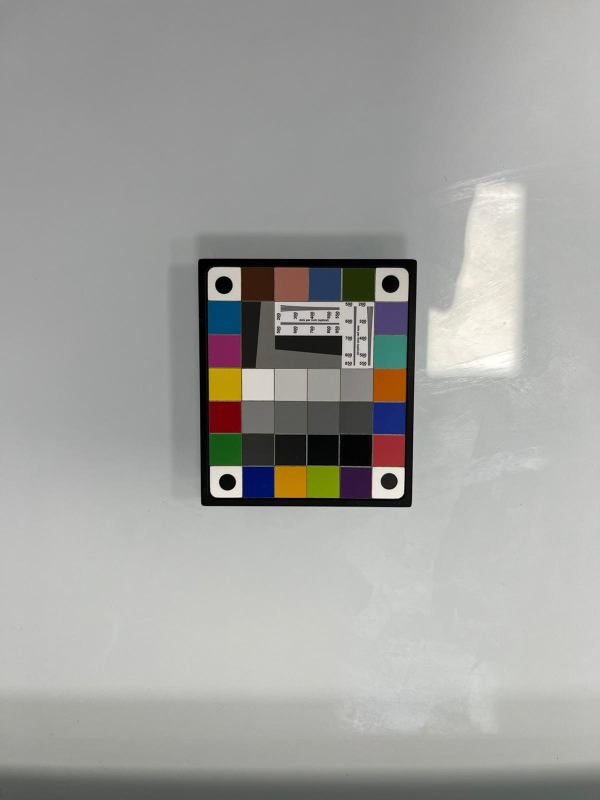
#> input picture RezChecker_2.jpeg, 1200 x 1600 px (shown at 1/2 size)
$ python ColorExtraction.py
#> lines starting #> are read from the running program, lines starting #| are printed output that depends on the picture; after the words box and inside, x2 and y2 are one past the last pixel; in counts of white or black regions, pixels touching at a corner belong together
import cv2
import csv
import numpy as np

index_2_extract = [1, 2, 3, 4, 6, 11, 12, 17, 18, 19, 20, 21,22,23,24,25,26,27,28,29,30,31, 32, 33, 34, 35, 37, 38, 39, 40]

# Print number index to extract
print(len(index_2_extract))

def extract_lab_colors(image_path):

    # Get the image name
#> called with image_path = './RezChecker_2.jpeg'
    image_name = image_path.split('\\')[-1].split('.')[0]

    # Load the image
    image = cv2.imread(image_path)
#> image is the input picture: shape (1600, 1200, 3); mean B, G, R 158.7, 161.6, 161.7

    print(image.shape)
#| (1600, 1200, 3)

    # print image type
    print(type(image))
#| <class 'numpy.ndarray'>
    print(image.dtype)
#| uint8

    image_int = image.astype(np.int16)


    # Identify grayscale values in the original image.
    # If all three channels have the same value, then it's grayscale.
    threshold = 30
    grayscale_mask = ( np.abs(image_int[:, :, 0]  - image_int[:, :, 1]) < threshold ) & ( np.abs(image_int[:, :, 0] - image_int[:, :, 2]) < threshold ) & ( np.abs(image_int[:, :, 1] - image_int[:, :, 2]) < threshold )
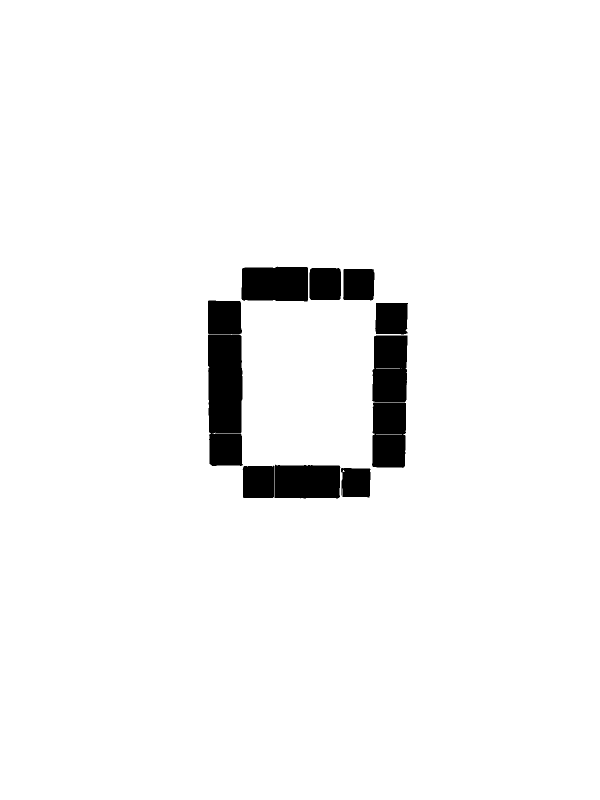
#> grayscale_mask: shape (1600, 1200) bool (shown at 1/2 size); 96.1% white; 11 black regions, largest, box (x1, y1, x2, y2) and area: (416, 669, 486, 932) 17275, (744, 671, 815, 804) 8850, (483, 533, 616, 603) 8847

    # Create an output image filled with zeros (black)
    output = np.ones_like(image)

    # Set grayscale values in the output image
    output[grayscale_mask] = image[grayscale_mask]
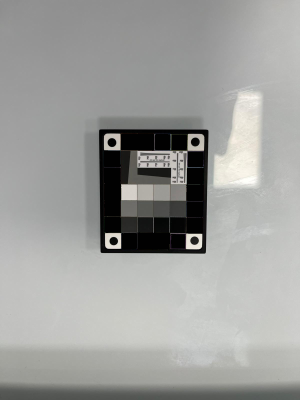
#> output: shape (1600, 1200, 3) (shown at 1/4 size); mean B, G, R 156.6, 159, 158.3

    # Convert to grayscale for thresholding
    gray = cv2.cvtColor(output, cv2.COLOR_BGR2GRAY)
    gray = cv2.GaussianBlur(gray,(5,5),0)

    gray[gray < 40] = 0
#> gray: shape (1600, 1200); min 0, max 255, mean 158
    gray[gray > 40] = 255

    # Show the image
    cv2.imshow('image', gray)

    cv2.waitKey(0)

    # Threshold the image to get the target
    _, thresh = cv2.threshold(gray, 0, 255, cv2.THRESH_BINARY_INV)
#> thresh: shape (1600, 1200); 6.6% white; 14 white regions (7 under 20 px), largest, box (x1, y1, x2, y2) and area: (397, 518, 833, 1013) 120024, (551, 672, 683, 710) 4177, (431, 554, 464, 587) 859
    #thresh = cv2.adaptiveThreshold(gray, 255,cv2.ADAPTIVE_THRESH_GAUSSIAN_C, cv2.THRESH_BINARY_INV,11,2)

    # If close pixels are true, connect them together
    kernel = np.ones((8, 8), np.uint8)
    thresh = cv2.morphologyEx(thresh, cv2.MORPH_CLOSE, kernel)
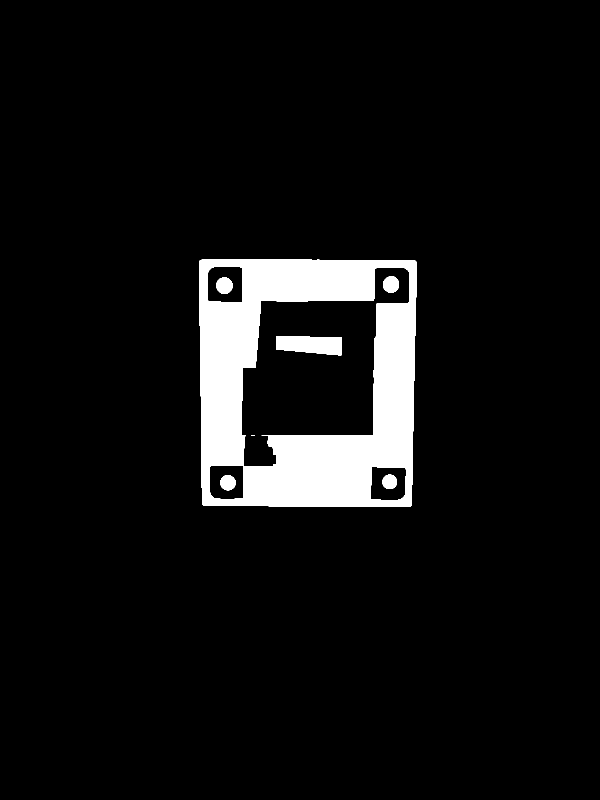
#> thresh: shape (1600, 1200) (shown at 1/2 size); 6.8% white; 7 white regions (1 under 20 px)

    # Show the image
    cv2.imshow('image', thresh)
    cv2.waitKey(0)

    # Detect the corner dots using contour detection
    contours, _ = cv2.findContours(thresh, cv2.RETR_LIST, cv2.CHAIN_APPROX_SIMPLE)
#> contours = 11 contours, 1 with area under 20; largest, box (x1, y1, x2, y2) and area: (398, 519, 834, 1014) 210064, (483, 534, 820, 934) 75834, (414, 533, 486, 605) 4847, (741, 933, 813, 1001) 4506, (419, 931, 488, 999) 4454

#     # Plot the contours on the image
#     cv2.drawContours(image, contours, -1, (0, 255, 0), 1)

#   # Wait for a key to be pressed
#     cv2.waitKey(0)

    # Filter out small contours that are not the dots
    threshold_relation_l = 0.7
    threshold_relation_h = 1.3
    min_radius = 2
    max_radius = 20000
    centroids = []

    for contour in contours:

        # Get the center and radius of the contour
        (x, y), radius = cv2.minEnclosingCircle(contour)

        # Check if the radius falls within the specified range
        if min_radius <= radius <= max_radius:

            # Further checks can be added here, like circularity criteria
            circularity = 4 * np.pi * cv2.contourArea(contour) / (cv2.arcLength(contour, True) ** 2)

            if circularity > 0.85 :
                M = cv2.moments(contour)
                cX = int(M["m10"] / M["m00"])
                cY = int(M["m01"] / M["m00"])
                # Get width and height of bounding box
                x, y, w, h = cv2.boundingRect(contour)
                if w / h > threshold_relation_l and w / h < threshold_relation_h:  # Adjust the threshold as necessary
                    centroids.append((cX, cY))
#> this loop made 11 passes
#> (radius, circularity, cX, cY, w, h) on passes 1, 2, 7, 8: (15.56, 0.876, 455, 964, 32, 31), (14.96, 0.902, 778, 963, 30, 29), (16.64, 0.903, 448, 570, 33, 33), (16.62, 0.893, 781, 568, 32, 34)
#> after the loop, centroids = [(455, 964), (778, 963), (448, 570), (781, 568)]


    print(len(centroids))
#| 4


    # Order the centroids from top-left to bottom-right
    centroids = np.array(centroids)
#> centroids = [[455, 964], [778, 963], [448, 570], [781, 568]]
    centroids = centroids[np.argsort(centroids[:, 1])]
#> centroids = [[781, 568], [448, 570], [778, 963], [455, 964]]
    centroids[:2] = centroids[:2][np.argsort(centroids[:2, 0])]
    centroids[2:] = centroids[2:][np.argsort(centroids[2:, 0])]
    centroids = [tuple(c) for c in centroids]
#> centroids = [(448, 570), (781, 568), (455, 964), (778, 963)]

    # Plot the centroids and its number on the image
    for index, c in enumerate(centroids):
        cv2.circle(image, c, 5, (0, 0, 255), -1)
        cv2.putText(image, str(centroids.index(c)), c, cv2.FONT_HERSHEY_SIMPLEX, 1, (0, 0, 255), 2)
#> this loop made 4 passes
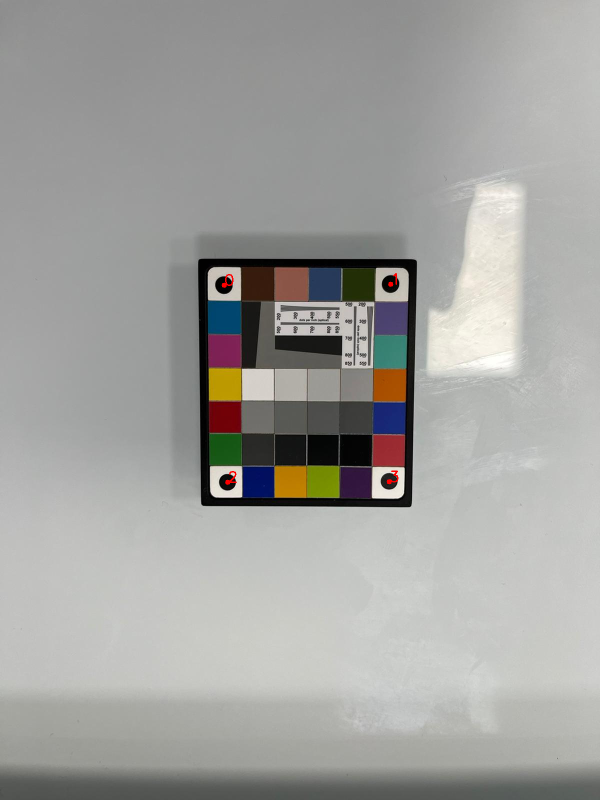
#> image: shape (1600, 1200, 3) (shown at 1/2 size); 0.05% of pixels changed, all inside (x1, y1, x2, y2) = (443, 546, 797, 970)
   # Show the image
    cv2.imshow('image', image)

    # Wait for a key to be pressed
    cv2.waitKey(0)

    # Sort the centroids to get the bounding box of the target
    top_left, top_right,bottom_left, bottom_right = centroids
#> top_left = (448, 570); top_right = (781, 568); bottom_left = (455, 964); bottom_right = (778, 963)


    # Compute grid distances
    num_rows, num_cols = 7,6  # Adjust if different
    grid_width = (top_right[0] - top_left[0]) / (num_cols - 1)
#> grid_width = 66.6
    grid_height = (bottom_left[1] - top_left[1]) / (num_rows -1)
#> grid_height = 65.67

    # Plot the grid
    for i in range(num_rows ):
        y = int(top_left[1] + i * grid_height)
        cv2.line(image, (0, y), (image.shape[1], y), (255, 0, 0), 1)
#> this loop made 7 passes
#> y on passes 1 to 7: 570, 635, 701, 767, 832, 898, 964
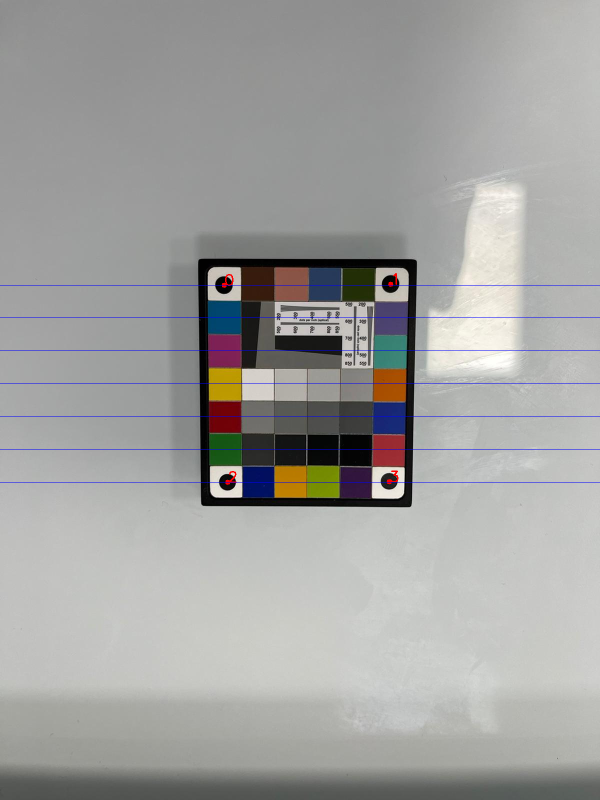
#> image: shape (1600, 1200, 3) (shown at 1/2 size); 0.44% of pixels changed, all inside (x1, y1, x2, y2) = (0, 570, 1200, 965)

    for j in range(num_cols ):
        x = int(top_left[0] + j * grid_width)
        cv2.line(image, (x, 0), (x, image.shape[0]), (255, 0, 0), 1)
#> this loop made 6 passes
#> x on passes 1 to 6: 448, 514, 581, 647, 714, 781
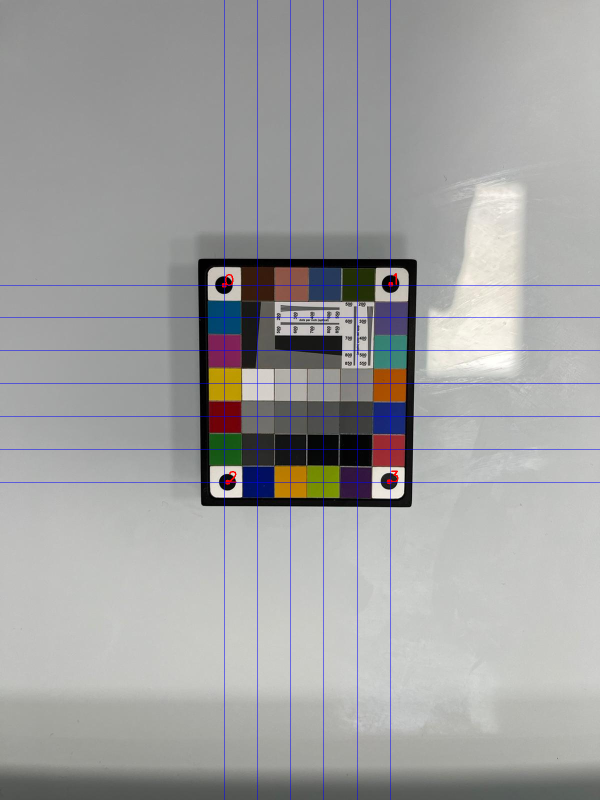
#> image: shape (1600, 1200, 3) (shown at 1/2 size); 0.5% of pixels changed, all inside (x1, y1, x2, y2) = (448, 0, 782, 1600)


    # Convert the image to Lab color space
    lab_image = cv2.cvtColor(image, cv2.COLOR_BGR2Lab)
#> lab_image: shape (1600, 1200, 3); mean of channels 0, 1, 2 167.9, 128.6, 128.4
    image = cv2.cvtColor(lab_image, cv2.COLOR_Lab2BGR)
    # Extract the colors from the grid positions
    colors = []
    coordinates = []
    color_variability = []
    for i in range(num_rows):
        for j in range(num_cols):
            x = int(top_left[0] + j * grid_width )  # center x-coordinate of the grid
            y = int(top_left[1] + i * grid_height )  # center y-coordinate of the grid
            grid_region = lab_image[y-int(grid_height/5):y+int(grid_height/5), x-int(grid_width/5):x+int(grid_width/5)]
            color = grid_region.mean(axis=0).mean(axis=0)
            variability = grid_region.std(axis=0).std(axis=0)
            colors.append(tuple(map(int, color)))
            coordinates.append((x, y))
            color_variability.append(tuple(map(float, variability)))
#> after the loop, color_variability = 42 items, first 6: (20.23, 10.6, 9.94), (1.77, 2.45, 4.55), (0.927, 2.18, 4.62), (0.738, 2.81, 3.18), (1.44, 3.37, 4.81), (21.54, 11.98, 10.52); colors = 42 items, first 6: (29, 146, 130), (37, 145, 133), (105, 152, 135), (63, 136, 99), (46, 122, 140), (32, 145, 130); coordinates = 42 pairs, first value 448 to 781, second value 570 to 964

    # Print the colors of the grid on the image
    for index, coord in enumerate(coordinates):
        cv2.putText(image, str(index), coord, cv2.FONT_HERSHEY_SIMPLEX, 0.5, (0, 0, 0), 2)
#> this loop made 42 passes
#> coord on passes 1 to 8: (448, 570), (514, 570), (581, 570), (647, 570), (714, 570), (781, 570), (448, 635), (514, 635)
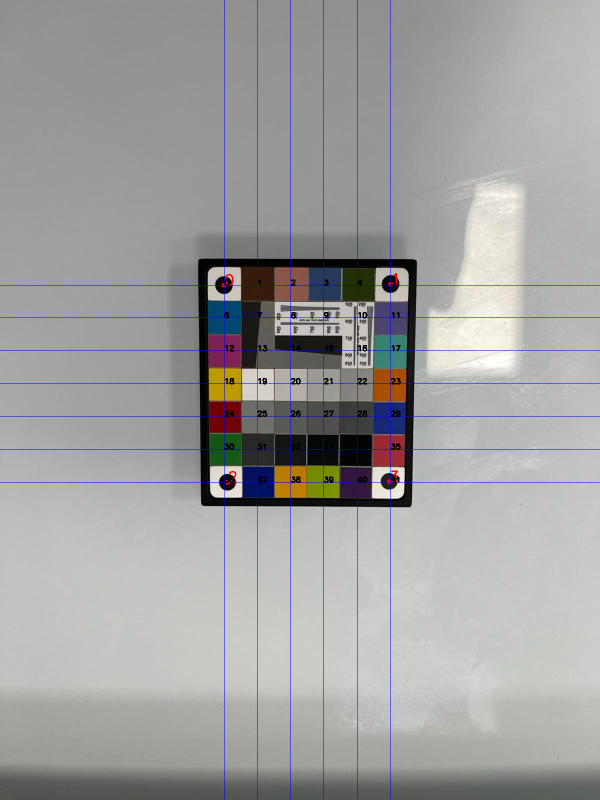
#> image: shape (1600, 1200, 3) (shown at 1/2 size); mean B, G, R 159.9, 160.3, 160.5

    # Force the program to wait here until a key is pressed
    cv2.waitKey(0)


    # Save to CSV
    with open('colors.csv', 'w', newline='') as csvfile:
        writer = csv.writer(csvfile)
        writer.writerow(['X', 'Y', 'L', 'a', 'b', 'Var_L', 'Var_a', 'Var_b'])  # column headers
        for index in index_2_extract:
            coord = coordinates[index]
            color = colors[index]
            variability = color_variability[index]
            writer.writerow([coord[0], coord[1], color[0], color[1], color[2], variability[0], variability[1], variability[2]])
#> this loop made 30 passes
#> (coord, color, variability) on passes 1 to 8: ((514, 570), (37, 145, 133), (1.77, 2.45, 4.55)), ((581, 570), (105, 152, 135), (0.927, 2.18, 4.62)), ((647, 570), (63, 136, 99), (0.738, 2.81, 3.18)), ((714, 570), (46, 122, 140), (1.44, 3.37, 4.81)), ((448, 635), (72, 132, 93), (0.37, 3, 2.92)), ((781, 635), (78, 147, 97), (0.204, 2.39, 3.1)), ((448, 701), (76, 175, 111), (0.23, 1.28, 3.68)), ((781, 701), (123, 109, 120), (1.68, 3.91, 4.03))


    # Show the image
    cv2.imshow('image', image)

    # Save the cv2 image
    cv2.imwrite('Colors_extracted_'+image_name +'.jpg', image)


    # Force the program to wait here until a key is pressed
    cv2.waitKey(0)


if __name__ == "__main__":
    image_path = './RezChecker_2.jpeg'
    extract_lab_colors(image_path)
